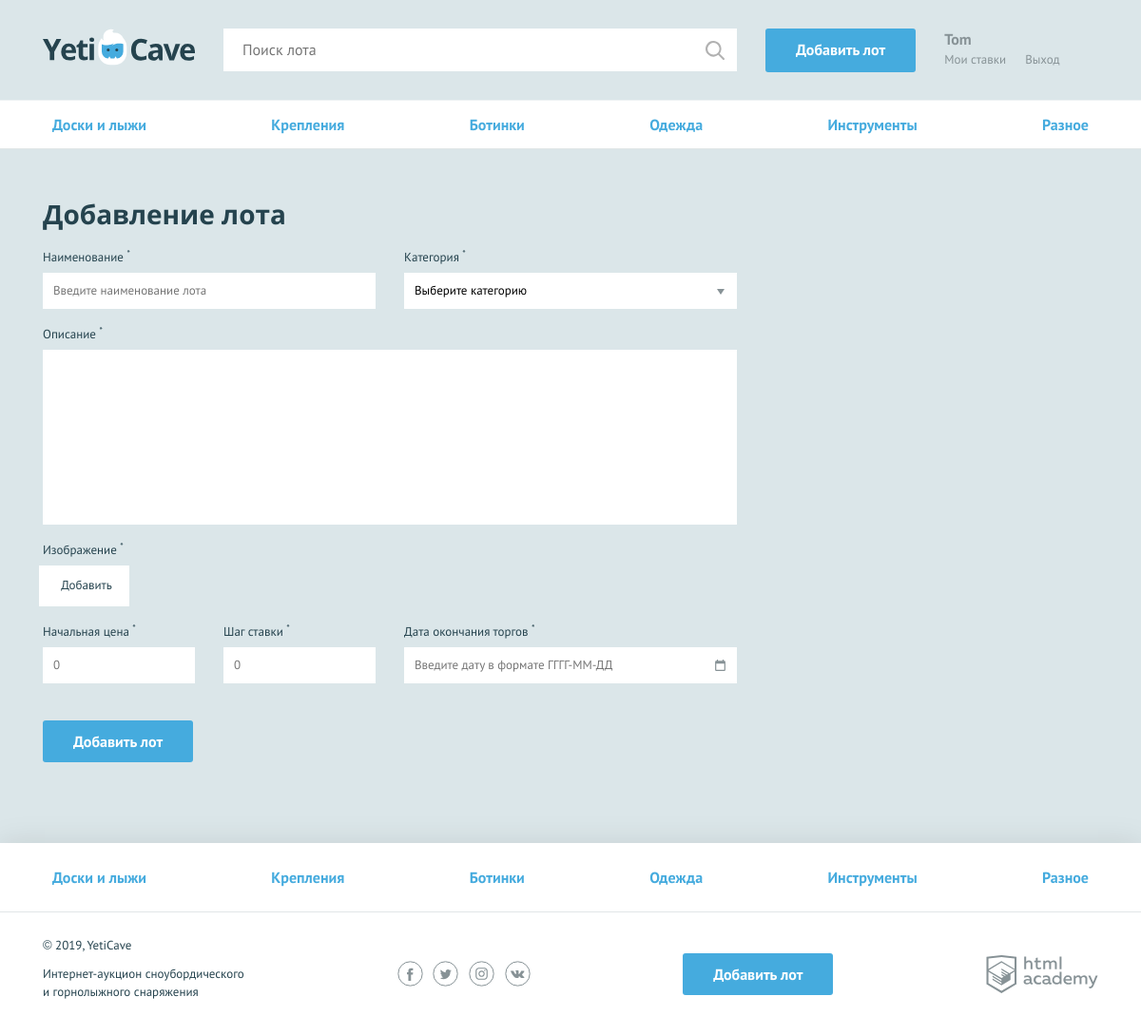
The page /add.php (signed in) on the database its author committed.
### tables this page shows
CREATE TABLE categories (
  id INT AUTO_INCREMENT PRIMARY KEY,
  title CHAR(200) NOT NULL UNIQUE,
  char_code CHAR(200) NOT NULL UNIQUE
);

### helpers.php (called while the page is built, shortened)
<?php
function include_template($name, array $data = []) {
  $name = 'templates/' . $name;
  extract($data);
  require $name;
  $result = ob_get_clean();
  return $result;
}
function get_layout($content, $title, $categories, $user_name) {
  return $layout = include_template("layout.php", [
    "content" => $content,
    "title" => $title,
    "user_name" => $user_name,
    "categories" => $categories
  ]);
};

### mysql/requests.php (called while the page is built, shortened)
<?php
function get_categories_link($link) {
  $sql = 'SELECT id, title, char_code FROM categories';
  return mysqli_query($link, $sql);
}
function get_array($result) {
  return mysqli_fetch_all($result, MYSQLI_ASSOC);
}
function get_categories($link) {
  if ($link) {
    $categoriesLink = get_categories_link($link);
  }
  if ($categoriesLink) {
    $result = get_array($categoriesLink) ?? [];
    return $result;
  }
};

### templates/add.php (the view, shortened to what this page needs)
<nav class="nav">
  <ul class="nav__list container">
  <?php foreach ($categories as $value): ?>
    <li class="nav__item">
      <a href="all-lots.html"><?=htmlspecialchars($value["title"]); ?></a>
    </li>
  <?php endforeach; ?>
  </ul>
</nav>
<form class="form form--add-lot container
  <?=isset($errors) ? "form--invalid" : ""?>"
  action="../add.php" method="post"
  enctype="multipart/form-data">
  <h2>Добавление лота</h2>
  <div class="form__container-two">
    <div class="form__item <?=isset($errors["lot-name"]) ? "form__item--invalid" : ""?>">
      <label for="lot-name">Наименование <sup>*</sup></label>
      <input id="lot-name" type="text" name="lot-name"
        placeholder="Введите наименование лота"
        value="<?=isset($lot["lot-name"]) ? $lot["lot-name"] : ""; ?>">
    </div>
    <div class="form__item <?=isset($errors["category"]) ? "form__item--invalid" : ""?>">
      <label for="category">Категория <sup>*</sup></label>
      <select id="category" name="category">
        <option>Выберите категорию</option>
      </select>
    </div>
  </div>
  <div class="form__item form__item--wide
    <?=isset($errors["message"]) ? "form__item--invalid" : ""?>">
    <label for="message">Описание <sup>*</sup></label>
    <textarea id="message" name="message"
      placeholder="Напишите описание лота"><?=isset($lot["message"]) ? $lot["message"] : ""; ?>
    </textarea>
  </div>
  <div class="form__item form__item--file">
    <label>Изображение <sup>*</sup></label>
    <div class="form__input-file">
      <label for="lot-img" <?=isset($errors["lot-img"]) ? "style='border: 1px dashed red'" : ""?>>
        Добавить
      </label>
    </div>
  </div>
  <div class="form__container-three">
    <div class="form__item form__item--small
      <?=isset($errors["lot-rate"]) ? "form__item--invalid" : ""?>">
      <label for="lot-rate">Начальная цена <sup>*</sup></label>
      <input id="lot-rate" type="text" name="lot-rate"
        placeholder="0" value="<?=isset($lot["lot-rate"]) ? $lot["lot-rate"] : ""; ?>">
    </div>
    <div class="form__item form__item--small
      <?=isset($errors["lot-step"]) ? "form__item--invalid" : ""?>">
      <label for="lot-step">Шаг ставки <sup>*</sup></label>
      <input id="lot-step" type="text" name="lot-step"
        placeholder="0" value="<?=isset($lot["lot-rate"]) ? $lot["lot-step"] : ""; ?>">
    </div>
    <div class="form__item <?=isset($errors["lot-date"]) ? "form__item--invalid" : ""?>">
      <label for="lot-date">Дата окончания торгов <sup>*</sup></label>
      <input class="form__input-date" id="lot-date" type="text"
        name="lot-date" placeholder="Введите дату в формате ГГГГ-ММ-ДД"
        value="<?=isset($lot["lot-date"]) ? $lot["lot-date"] : ""; ?>">
    </div>
  </div>
  <button type="submit" class="button">Добавить лот</button>
</form>

### templates/layout.php (shortened to what this page needs)
<!DOCTYPE html>
<html lang="ru">
  <head>
    <link href="../css/normalize.min.css" rel="stylesheet">
    <link href="../css/style.css" rel="stylesheet">
    <link href="../css/flatpickr.min.css" rel="stylesheet">
  </head>
  <body>
  <div class="page-wrapper">
    <header class="main-header">
      <div class="main-header__container container">
        <a class="main-header__logo" href="index.php">
          <img src="../img/logo.svg" width="160" height="39" alt="Логотип компании YetiCave">
        </a>
        <form class="main-header__search" method="get" action="search.php" autocomplete="off">
          <input type="search" name="search" placeholder="Поиск лота">
          <input class="main-header__search-btn" type="submit" name="find" value="Найти">
        </form>
        <a class="main-header__add-lot button" href="add.php">Добавить лот</a>
        <nav class="user-menu">
        <?php if ($user_name): ?>
          <div class="user-menu__logged">
            <p><?=$user_name; ?></p>
            <a class="user-menu__bets" href="my-bets.php">Мои ставки</a>
            <a class="user-menu__logout" href="logout.php">Выход</a>
          </div>
        <?php endif; ?>
        </nav>
      </div>
    </header>
    <main class="<?=$main_block_class ?? ""; ?>">
      <?=$content; ?>
    </main>
  </div>
  <footer class="main-footer">
    <nav class="nav">
      <ul class="nav__list container">
      <?php foreach ($categories as $value): ?>
        <li class="nav__item">
          <a href="pages/all-lots.html"><?=$value["title"]; ?></a>
        </li>
      <?php endforeach; ?>
      </ul>
    </nav>
    <div class="main-footer__bottom container">
      <div class="main-footer__copyright">
        <p>© 2019, YetiCave</p>
        <p>Интернет-аукцион сноубордического и горнолыжного снаряжения</p>
      </div>
      <div class="main-footer__social social">
        <a class="social__link social__link--facebook" href="#">
        </a>
          <a class="social__link social__link--twitter" href="#">
          </a>
          <a class="social__link social__link--instagram" href="#">
          </a>
          <a class="social__link social__link--vkontakte" href="#">
          </a>
        </div>
        <a class="main-footer__add-lot button" href="add.php">Добавить лот</a>
        <div class="main-footer__developed-by">
          <a class="logo-academy" href="https://htmlacademy.ru/intensive/php">
          </a>
        </div>
      </div>
    </footer>
  </body>
</html>

### rows shown on the page
categories: title "Доски и лыжи"
categories: title "Крепления"
categories: title "Ботинки"
categories: title "Одежда"
categories: title "Инструменты"
categories: title "Разное"

### other values the page prints
$user_name "Tom"
